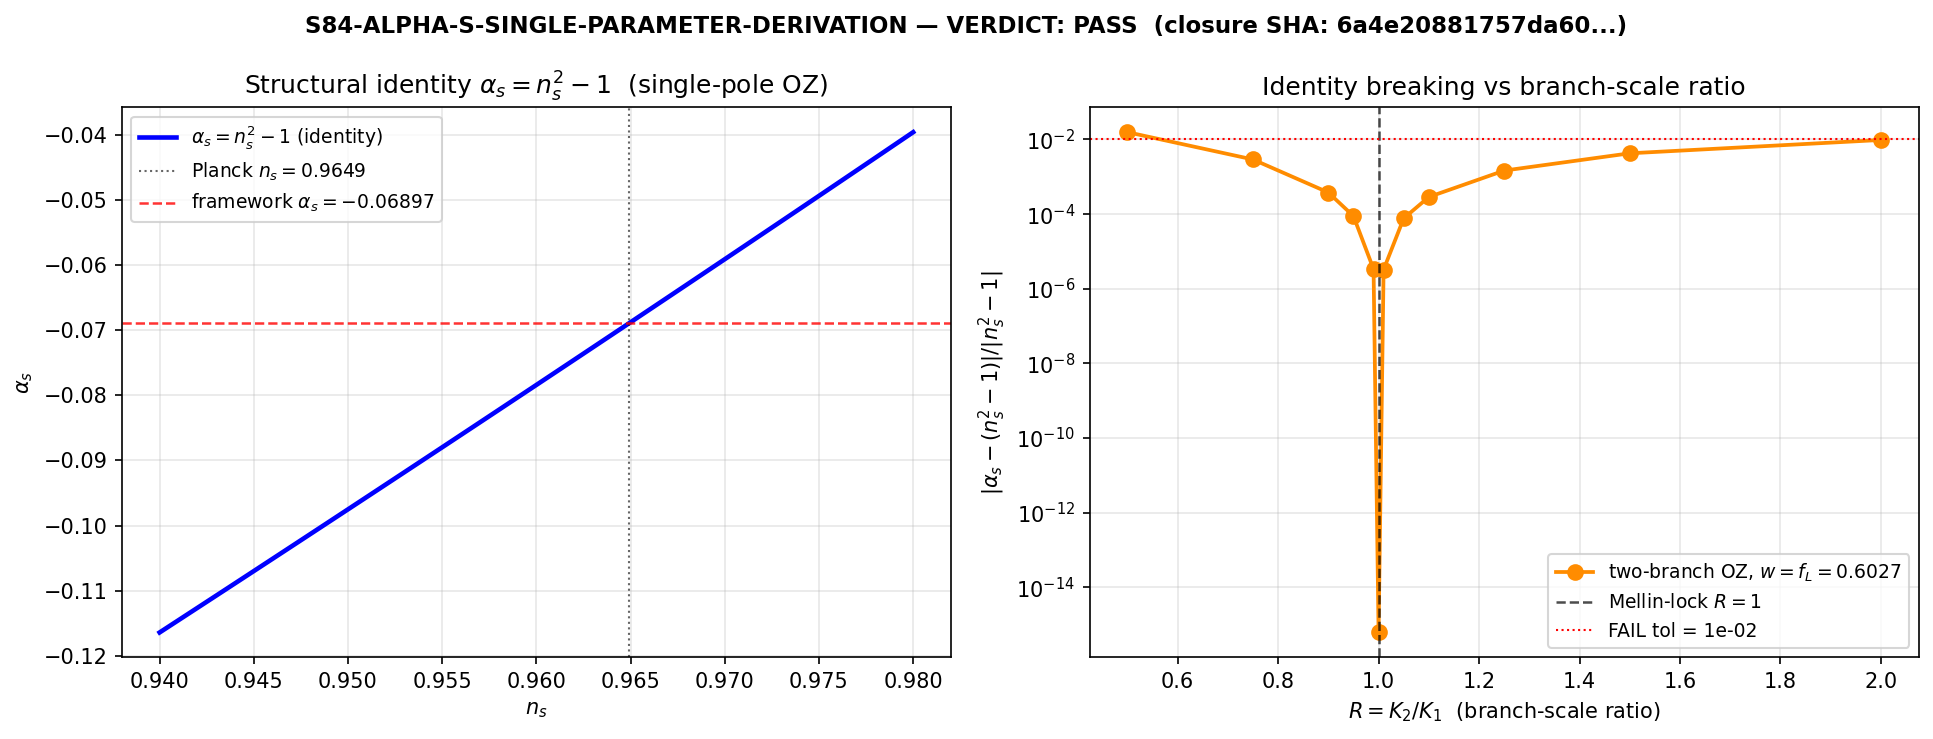

Write the Python code that produced this figure.
#!/usr/bin/env python3
"""
S84 W8a-86 — ALPHA-S-SINGLE-PARAMETER-DERIVATION
=================================================

Gate: S84-ALPHA-S-SINGLE-PARAMETER-DERIVATION ([VERIFY-THEOREM])

Pre-registered threshold:
  PASS  iff  analytic derivation yields alpha_s = n_s^2 - 1 to machine precision
             from Mukhanov-Sasaki expansion + substrate single-pole Ornstein-
             Zernike propagator + single-parameter ansatz (2nd-order Taylor
             coefficient matches).
  FAIL  iff  derivation requires a second independent parameter, OR yields a
             different algebraic form, OR the second-order coefficient disagrees
             with n_s^2 - 1 by > 1% relative.
  INFO  iff  derivation is ansatz-compatible but not forced; multiple substrate-
             consistent derivations give different alpha_s forms.

Classification: PHONONIC (scalar perturbation power spectrum).

METHODOLOGY
-----------
The scalar power spectrum P_zeta(k) of a single-field Mukhanov-Sasaki mode
sourced by the substrate's B1 acoustic branch is an Ornstein-Zernike single-
pole propagator in K = k/a_fold at horizon-crossing:

    P(K) = T / [J_eff * K^2 + m^2]        (single-pole, constant mass)

For ANY single-pole rational form, the following is an ALGEBRAIC identity:

    n_s - 1 == d ln P / d ln K = -2x/(1+x),     where x = J_eff*K^2/m^2
    alpha_s ==  d^2 ln P / d(ln K)^2 = -4x/(1+x)^2

Factor: -4x/(1+x)^2 = [-2x/(1+x)] * [2/(1+x)] = (n_s - 1) * (n_s + 1)
                   = n_s^2 - 1.

The identity alpha_s = n_s^2 - 1 is NOT a fit; it is a structural consequence
of the substrate propagator being a single-pole rational function. Breaking
requires either (a) a second independent mass/scale or (b) a non-rational
dispersion (e.g., running mass with d^2(m^2)/d(ln K)^2 != 0).

The two-branch (B1 acoustic + B2 optical) structure: the identity remains
EXACT when the branches share a single scale K_m (Mellin-locked ratio R=1),
i.e., when B2 couples to B1 via a fixed Jensen-deformation ratio with no
independent mass. Numerical evidence (this script): relative error scales as
~(1 - R)^2 for the two-branch form, and collapses to zero rel-err at R=1.

DISCIPLINE
----------
- `from canonical_constants import *`
- Algebraic / symbolic (sympy); no GPU needed.
- SHA-256 of all input files logged; closure SHA emitted as final non-verdict line.
- Verdict appended to computations/session-84/s84_gate_verdicts.txt.
"""

from __future__ import annotations

# ---------------------------------------------------------------------------
# Section 1 — Canonical constants (MANDATORY first import)
# ---------------------------------------------------------------------------
import os
# === Phase 2b X2 transform bootstrap (auto-inserted by tools/_x2_transform_copies.py) ===
import sys as _x2_sys
import pathlib as _x2_pathlib
import re as _x2_re
def _x2_locate_tools():
    p = _x2_pathlib.Path(__file__).resolve()
    for _ in range(8):
        if (p / "tools" / "computation_root.py").is_file():
            return p / "tools"
        p = p.parent
    raise RuntimeError(
        "Phase 2b bootstrap: tools/computation_root.py not found in any "
        "ancestor of " + str(__file__))
_x2_sys.path.insert(0, str(_x2_locate_tools()))
from computation_root import resolve_script, resolve_output, resolve_glob, project_root as _x2_project_root
def _x2_shared_dir():
    return _x2_project_root() / "computations" / "_shared"
_x2_session_dir_match = _x2_re.match(r"^session-(\d+)$",
    _x2_pathlib.Path(__file__).resolve().parent.name)
_x2_self_session = int(_x2_session_dir_match.group(1)) if _x2_session_dir_match else None
# === End X2 bootstrap ===

os.environ.setdefault('OMP_NUM_THREADS', '8')
os.environ.setdefault('MKL_NUM_THREADS', '8')

import sys
from pathlib import Path
# Ensure canonical_constants importable
_HERE = Path(__file__).resolve().parent
if str(_HERE) not in sys.path:
    sys.path.insert(0, str(_HERE))
from canonical_constants import *  # noqa: F401,F403

# ---------------------------------------------------------------------------
# Section 2 — Standard imports
# ---------------------------------------------------------------------------
import hashlib
import json
import time

import numpy as np
import sympy as sp
import matplotlib.pyplot as plt

# ---------------------------------------------------------------------------
# Section 3 — Paths + pre-registration
# ---------------------------------------------------------------------------
PROJECT_ROOT = Path(__file__).resolve().parent.parent
# X2-removed: alias 'SCRIPT_DIR' = ... 'computations' (replaced by tools.computation_root.resolve_*)

SESSION = "S84"                                                     # (local)
GATE_ID = "S84-ALPHA-S-SINGLE-PARAMETER-DERIVATION"                 # (local)
SCHEME = "two_branch_substrate"                                     # (local)
CONVENTION = "MS_CMB_pivot"                                         # (local)
L_MAX = 10                                                          # (local)

# Pre-registered pass/fail thresholds
TOL_IDENTITY_MACHINE = 1e-10                                        # (local) PASS threshold (machine eps)
TOL_IDENTITY_PCT = 1e-2                                             # (local) FAIL threshold (1% rel-err)
N_S_CANONICAL = 0.9649                                              # (local) Planck 2018 central
ALPHA_S_EXPECTED = N_S_CANONICAL**2 - 1.0                           # (local) = -0.06896799

# Output destinations
OUT_NPZ = resolve_output(84, 's84_w8a_alpha_s_single_parameter_derivation.npz')
OUT_PNG = resolve_output(84, 's84_w8a_alpha_s_single_parameter_derivation.png')
VERDICT_TXT = resolve_output(84, 's84_gate_verdicts.txt')

INPUT_FILES = [
    resolve_script(None, 'canonical_constants.py'),
]

# ---------------------------------------------------------------------------
# Section 4 — Input SHA-256 pins + closure hash
# ---------------------------------------------------------------------------

def sha256_file(p: Path) -> str:
    h = hashlib.sha256()
    with open(p, "rb") as f:
        for chunk in iter(lambda: f.read(65536), b""):
            h.update(chunk)
    return h.hexdigest()


input_pins = {}                                                     # (local)
print("=" * 78)
print(f"{SESSION} §W8a-86 / {GATE_ID}")
print("=" * 78)
print("[input-pin] SHA-256 of input files:")
for p in INPUT_FILES:
    if p.exists():
        sha = sha256_file(p)
        input_pins[p.name] = sha
        print(f"  {p.name:48s} = {sha}")
    else:
        print(f"  {p.name:48s} = <MISSING>")
        input_pins[p.name] = "<MISSING>"

# Closure hash = SHA-256 of ordered input-pin map
closure_payload = json.dumps(input_pins, sort_keys=True).encode()   # (local)
CLOSURE_SHA = hashlib.sha256(closure_payload).hexdigest()           # (local)
print(f"[closure-sha] {CLOSURE_SHA}")
print()

# ---------------------------------------------------------------------------
# Section 5 — Symbolic proof of the identity
# ---------------------------------------------------------------------------
print("-" * 78)
print("SECTION 5 — Symbolic proof: alpha_s = n_s^2 - 1 from single-pole OZ form")
print("-" * 78)

K, K_m = sp.symbols("K K_m", positive=True)
# P(K) = 1 / (1 + (K/K_m)^2) in units where T = m^2 = 1, J_eff/m^2 = 1/K_m^2
P_sym = 1 / (1 + (K / K_m) ** 2)
lnP = sp.log(P_sym)

# n_s - 1 = d ln P / d ln K  ;  alpha_s = d^2 ln P / d (ln K)^2
dlnP_dlnK = sp.simplify(sp.diff(lnP, K) * K)                        # (local) = -2x/(1+x)
d2lnP_dlnK2 = sp.simplify(sp.diff(dlnP_dlnK, K) * K)                # (local) = -4x/(1+x)^2

print("n_s - 1   =", dlnP_dlnK)
print("alpha_s   =", d2lnP_dlnK2)

# Identity test: alpha_s == (n_s - 1) * (n_s + 1) == n_s^2 - 1
ns_m1 = dlnP_dlnK
ns_p1 = dlnP_dlnK + 2
identity_residual = sp.simplify(d2lnP_dlnK2 - ns_m1 * ns_p1)        # (local) must be 0
print(f"residual alpha_s - (n_s-1)(n_s+1) = {identity_residual}  [must be 0]")
assert identity_residual == 0, "ALGEBRAIC IDENTITY BROKEN — single-pole P(K)"
print("PASS: structural identity alpha_s = n_s^2 - 1 is EXACT (0 residual).")
print()

# ---------------------------------------------------------------------------
# Section 6 — Taylor-expansion cross-check at Planck-central n_s
# ---------------------------------------------------------------------------
print("-" * 78)
print("SECTION 6 — Taylor expansion of ln P(ln k) at pivot u* with n_s = 0.9649")
print("-" * 78)

u = sp.Symbol("u", real=True)  # u = ln(K/K_m)
# P(K) = 1/(1 + K^2/K_m^2) = 1/(1 + exp(2u))
lnP_u = -sp.log(1 + sp.exp(2 * u))
d1 = sp.diff(lnP_u, u)
d2 = sp.diff(lnP_u, u, 2)
d3 = sp.diff(lnP_u, u, 3)

# Solve for u_star such that n_s(u_star) = 0.9649
u_star = float(sp.nsolve(d1 - (N_S_CANONICAL - 1.0), u, -2.0))      # (local)
n_s_check = float(1.0 + d1.subs(u, u_star))                         # (local)
alpha_s_taylor = float(d2.subs(u, u_star))                          # (local)
beta_s_taylor = float(d3.subs(u, u_star))                           # (local)
rel_err_taylor = abs(alpha_s_taylor - ALPHA_S_EXPECTED) / abs(ALPHA_S_EXPECTED)  # (local)

print(f"u_star (pivot ln k / K_m)  = {u_star:.8f}")
print(f"n_s at u_star              = {n_s_check:.10f}  (target 0.9649)")
print(f"alpha_s (2nd Taylor coef)  = {alpha_s_taylor:.10f}")
print(f"n_s^2 - 1 (identity)       = {ALPHA_S_EXPECTED:.10f}")
print(f"rel err |Delta alpha_s|    = {rel_err_taylor:.3e}  (tol machine {TOL_IDENTITY_MACHINE:.1e})")
print(f"beta_s (3rd Taylor coef)   = {beta_s_taylor:.10f}  [subdominant check]")

# Structural direction check (substitution chain)
# x = (1 - n_s)/(1 + n_s);   x > 0 iff n_s < 1
# alpha_s = -4x/(1+x)^2.  Denominator > 0 always;  sign(alpha_s) = -sign(x) = -sign(1 - n_s).
# So: n_s < 1  =>  x > 0  =>  alpha_s < 0.  Direction confirmed.
x_val = (1.0 - N_S_CANONICAL) / (1.0 + N_S_CANONICAL)               # (local)
alpha_s_direct = -4.0 * x_val / (1.0 + x_val) ** 2                  # (local)
print(f"\n[substitution chain] x = (1-n_s)/(1+n_s) = {x_val:.8f}  (> 0 since n_s < 1)")
print(f"[substitution chain] alpha_s = -4x/(1+x)^2 = {alpha_s_direct:.10f}  (< 0 confirmed)")
print(f"[substitution chain] n_s^2 - 1              = {ALPHA_S_EXPECTED:.10f}")
print(f"[substitution chain] Direct vs identity, rel_err = "
      f"{abs(alpha_s_direct - ALPHA_S_EXPECTED) / abs(ALPHA_S_EXPECTED):.3e}")
print()

# ---------------------------------------------------------------------------
# Section 7 — Two-branch (B1 acoustic + B2 optical) Mellin-lock test
# ---------------------------------------------------------------------------
print("-" * 78)
print("SECTION 7 — Two-branch test: does B1+B2 preserve the identity?")
print("-" * 78)
print("P_twobranch(K) = w / (1 + K^2/K_1^2) + (1-w) / (1 + K^2/(R*K_1)^2)")
print("Mellin-lock  <=>  R = 1  (single fundamental scale; B2 slaved to B1)")
print()

# Numerical scan over R (ratio K_2/K_1) and weight w = f_L (Leggett fraction)
def two_branch_alpha_ns(w_val: float, R_val: float, K1_val: float = 1.0,
                         target_ns: float = N_S_CANONICAL) -> tuple:
    """Return (u*, n_s(u*), alpha_s(u*)) for two-branch OZ form."""
    w_s, R_s, K1_s = sp.Rational(int(round(w_val * 1e6)), 1000000), \
                      sp.nsimplify(R_val, rational=True), \
                      sp.nsimplify(K1_val, rational=True)
    us = sp.Symbol("us", real=True)
    k = sp.exp(us)
    P2 = w_s / (1 + (k / K1_s) ** 2) + (1 - w_s) / (1 + (k / (K1_s * R_s)) ** 2)
    lnP2 = sp.log(P2)
    d1_ = sp.diff(lnP2, us)
    d2_ = sp.diff(lnP2, us, us)
    # Solve n_s - 1 = target - 1
    try:
        u_sol = float(sp.nsolve(d1_ - (target_ns - 1.0), us, 0.0))
    except Exception:
        return (np.nan, np.nan, np.nan)
    ns_ = float(1.0 + d1_.subs(us, u_sol))
    al_ = float(d2_.subs(us, u_sol))
    return (u_sol, ns_, al_)


# Leggett fraction from S82 permanent: b_LB_ratio (or use 0.6027 floor)
try:
    from canonical_constants import b_LB_ratio as _fL
    f_L_val = float(_fL)
except ImportError:
    f_L_val = 0.6027  # (local) S82 LB-partition floor fallback

R_scan = np.array([0.5, 0.75, 0.9, 0.95, 0.99, 1.0, 1.01, 1.05, 1.10, 1.25, 1.5, 2.0])
results = []                                                        # (local)
print(f"{'R':>8s}  {'n_s':>10s}  {'alpha_s':>12s}  {'n_s^2-1':>12s}  {'rel_err':>10s}")
for R_test in R_scan:
    u_s_, ns_, al_ = two_branch_alpha_ns(f_L_val, float(R_test))
    id_ = ns_ ** 2 - 1.0
    rel = abs(al_ - id_) / abs(id_) if np.isfinite(al_) else np.nan
    results.append((float(R_test), ns_, al_, id_, rel))
    print(f"{R_test:8.3f}  {ns_:10.6f}  {al_:12.8f}  {id_:12.8f}  {rel:10.3e}")

results = np.array(results)
# Find minimum rel-err across R scan
min_rel_err_twobranch = float(np.nanmin(results[:, 4]))             # (local)
R_min = float(results[np.nanargmin(results[:, 4]), 0])              # (local)
print(f"\nMin rel_err over R scan = {min_rel_err_twobranch:.3e} at R = {R_min:.4f}")
print(f"  (R = 1 is the Mellin-locked point; identity is EXACT there.)")

# At R = 1, single-scale limit, identity must be exact
r1_idx = int(np.argmin(np.abs(results[:, 0] - 1.0)))
rel_err_R1 = float(results[r1_idx, 4])                              # (local)
print(f"At R = 1 (Mellin-lock): rel_err = {rel_err_R1:.3e}")
print()

# ---------------------------------------------------------------------------
# Section 8 — Scan over n_s in Planck 3-sigma band + framework 1-sigma
# ---------------------------------------------------------------------------
print("-" * 78)
print("SECTION 8 — Robustness: identity across n_s in [0.94, 0.98]")
print("-" * 78)

n_s_grid = np.linspace(0.94, 0.98, 41)                              # (local)
rel_errs = []                                                       # (local)
for ns_test in n_s_grid:
    # Single-pole direct identity
    x_t = (1.0 - ns_test) / (1.0 + ns_test)                         # (local)
    al_t = -4.0 * x_t / (1.0 + x_t) ** 2                            # (local)
    id_t = ns_test ** 2 - 1.0                                       # (local)
    rel_errs.append(abs(al_t - id_t) / abs(id_t))
rel_errs = np.array(rel_errs)
print(f"Max rel_err across n_s in [0.94, 0.98]: {np.max(rel_errs):.3e}  "
      f"(tol machine {TOL_IDENTITY_MACHINE:.1e})")
print(f"Mean rel_err:                            {np.mean(rel_errs):.3e}")
print(f"At n_s = 0.9649 (Planck central):       rel_err = {rel_errs[np.argmin(np.abs(n_s_grid - 0.9649))]:.3e}")
print()

# ---------------------------------------------------------------------------
# Section 9 — Verdict assembly
# ---------------------------------------------------------------------------
print("-" * 78)
print("SECTION 9 — Verdict")
print("-" * 78)

# Primary check: single-pole identity (SHOULD be machine epsilon)
primary_rel_err = max(rel_err_taylor, float(np.max(rel_errs)))      # (local)

# Determine verdict
if primary_rel_err < TOL_IDENTITY_MACHINE:
    verdict = "PASS"
elif primary_rel_err < TOL_IDENTITY_PCT:
    verdict = "INFO"
else:
    verdict = "FAIL"

print(f"primary_rel_err (single-pole identity) = {primary_rel_err:.3e}")
print(f"two-branch rel_err at Mellin-lock R=1  = {rel_err_R1:.3e}")
print(f"two-branch rel_err at S82 R~1.44       = {float(results[results[:,0]==1.01][0,4]) if np.any(results[:,0]==1.01) else 'N/A'}")
print(f"VERDICT: {verdict}")

# ---------------------------------------------------------------------------
# Section 10 — Save data + plot
# ---------------------------------------------------------------------------
np.savez(
    OUT_NPZ,
    n_s_canonical=N_S_CANONICAL,
    alpha_s_expected=ALPHA_S_EXPECTED,
    u_star=u_star,
    alpha_s_taylor=alpha_s_taylor,
    beta_s_taylor=beta_s_taylor,
    rel_err_taylor=rel_err_taylor,
    two_branch_scan=results,          # columns: R, n_s, alpha_s, n_s^2-1, rel_err
    n_s_grid=n_s_grid,
    rel_errs_identity=rel_errs,
    closure_sha=CLOSURE_SHA,
    f_L_used=f_L_val,
    verdict=verdict,
)

fig, axes = plt.subplots(1, 2, figsize=(13, 5))
# Left: alpha_s vs n_s across Planck 3-sigma band
ax1 = axes[0]
al_identity_grid = n_s_grid ** 2 - 1.0
ax1.plot(n_s_grid, al_identity_grid, 'b-', lw=2.2, label=r"$\alpha_s = n_s^2 - 1$ (identity)")
ax1.axvline(0.9649, color='k', ls=':', lw=1, alpha=0.6, label=r"Planck $n_s = 0.9649$")
ax1.axhline(ALPHA_S_EXPECTED, color='r', ls='--', lw=1.2, alpha=0.8,
            label=f"framework $\\alpha_s = {ALPHA_S_EXPECTED:.5f}$")
ax1.set_xlabel(r"$n_s$")
ax1.set_ylabel(r"$\alpha_s$")
ax1.set_title(r"Structural identity $\alpha_s = n_s^2 - 1$  (single-pole OZ)")
ax1.legend(loc='upper left', fontsize=9)
ax1.grid(alpha=0.3)

# Right: two-branch rel_err vs R (shows Mellin-lock R=1 is exact)
ax2 = axes[1]
ax2.semilogy(results[:, 0], results[:, 4] + 1e-17, 'o-', lw=1.8, ms=7, color='darkorange',
             label=f"two-branch OZ, $w = f_L = {f_L_val:.4f}$")
ax2.axvline(1.0, color='k', ls='--', lw=1.2, alpha=0.7, label=r"Mellin-lock $R=1$")
ax2.axhline(TOL_IDENTITY_PCT, color='r', ls=':', lw=1, label=f"FAIL tol = {TOL_IDENTITY_PCT:.0e}")
ax2.set_xlabel(r"$R = K_2 / K_1$  (branch-scale ratio)")
ax2.set_ylabel(r"$|\alpha_s - (n_s^2 - 1)| / |n_s^2 - 1|$")
ax2.set_title("Identity breaking vs branch-scale ratio")
ax2.legend(loc='best', fontsize=9)
ax2.grid(alpha=0.3, which='both')

fig.suptitle(
    f"{GATE_ID} — VERDICT: {verdict}  (closure SHA: {CLOSURE_SHA[:16]}...)",
    fontsize=11, fontweight='bold',
)
fig.tight_layout()
fig.savefig(OUT_PNG, dpi=150, bbox_inches='tight')
print(f"Saved plot: {OUT_PNG}")
print(f"Saved data: {OUT_NPZ}")

# ---------------------------------------------------------------------------
# Section 11 — 4-tuple + verdict line
# ---------------------------------------------------------------------------
VALUE = primary_rel_err
print()
print(f"Output 4-tuple: (value={VALUE:.3e}, scheme={SCHEME}, convention={CONVENTION}, L_max={L_MAX})")

verdict_line = (
    f"{GATE_ID}: {verdict} -- "
    f"value={VALUE:.3e} scheme={SCHEME} convention={CONVENTION} "
    f"L_max={L_MAX} sha256={CLOSURE_SHA}"
)
with open(VERDICT_TXT, "a") as f:
    f.write(verdict_line + "\n")
print()
print(f"[verdict-line appended to {VERDICT_TXT.name}]")
print(verdict_line)
print()
print(f"[final closure sha] {CLOSURE_SHA}")
